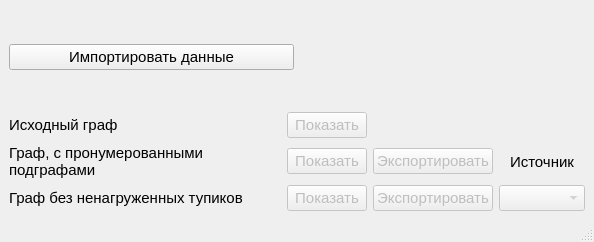
<?xml version="1.0" encoding="UTF-8"?>
<ui version="4.0">
 <class>MainWindow</class>
 <widget class="QMainWindow" name="MainWindow">
  <property name="geometry">
   <rect>
    <x>0</x>
    <y>0</y>
    <width>594</width>
    <height>242</height>
   </rect>
  </property>
  <property name="windowTitle">
   <string>MainWindow</string>
  </property>
  <widget class="QWidget" name="centralwidget">
   <layout class="QVBoxLayout" name="verticalLayout" stretch="0,1">
    <item>
     <layout class="QHBoxLayout" name="horizontalLayout">
      <item>
       <widget class="QPushButton" name="init_button">
        <property name="font">
         <font>
          <pointsize>11</pointsize>
         </font>
        </property>
        <property name="text">
         <string>Импортировать данные</string>
        </property>
       </widget>
      </item>
      <item>
       <widget class="QLabel" name="label_5">
        <property name="font">
         <font>
          <pointsize>11</pointsize>
         </font>
        </property>
        <property name="text">
         <string/>
        </property>
       </widget>
      </item>
     </layout>
    </item>
    <item>
     <layout class="QGridLayout" name="gridLayout" columnstretch="1,0,0,0">
      <item row="0" column="0">
       <widget class="QLabel" name="label">
        <property name="font">
         <font>
          <pointsize>11</pointsize>
         </font>
        </property>
        <property name="text">
         <string>Исходный граф</string>
        </property>
       </widget>
      </item>
      <item row="0" column="1">
       <widget class="QPushButton" name="button_source">
        <property name="enabled">
         <bool>false</bool>
        </property>
        <property name="font">
         <font>
          <pointsize>11</pointsize>
         </font>
        </property>
        <property name="text">
         <string>Показать</string>
        </property>
       </widget>
      </item>
      <item row="1" column="0">
       <widget class="QLabel" name="label_2">
        <property name="font">
         <font>
          <pointsize>11</pointsize>
         </font>
        </property>
        <property name="text">
         <string>Граф, с пронумерованными подграфами</string>
        </property>
        <property name="wordWrap">
         <bool>true</bool>
        </property>
       </widget>
      </item>
      <item row="1" column="1">
       <widget class="QPushButton" name="button_connect">
        <property name="enabled">
         <bool>false</bool>
        </property>
        <property name="font">
         <font>
          <pointsize>11</pointsize>
         </font>
        </property>
        <property name="text">
         <string>Показать</string>
        </property>
       </widget>
      </item>
      <item row="1" column="2">
       <widget class="QPushButton" name="excel_button_2">
        <property name="enabled">
         <bool>false</bool>
        </property>
        <property name="font">
         <font>
          <pointsize>11</pointsize>
         </font>
        </property>
        <property name="text">
         <string>Экспортировать</string>
        </property>
       </widget>
      </item>
      <item row="2" column="0">
       <widget class="QLabel" name="label_3">
        <property name="font">
         <font>
          <pointsize>11</pointsize>
         </font>
        </property>
        <property name="text">
         <string>Граф без ненагруженных тупиков</string>
        </property>
        <property name="wordWrap">
         <bool>true</bool>
        </property>
       </widget>
      </item>
      <item row="2" column="1">
       <widget class="QPushButton" name="button_weight">
        <property name="enabled">
         <bool>false</bool>
        </property>
        <property name="font">
         <font>
          <pointsize>11</pointsize>
         </font>
        </property>
        <property name="text">
         <string>Показать</string>
        </property>
       </widget>
      </item>
      <item row="2" column="2">
       <widget class="QPushButton" name="excel_button_3">
        <property name="enabled">
         <bool>false</bool>
        </property>
        <property name="font">
         <font>
          <pointsize>11</pointsize>
         </font>
        </property>
        <property name="text">
         <string>Экспортировать</string>
        </property>
       </widget>
      </item>
      <item row="2" column="3">
       <widget class="QComboBox" name="source_box">
        <property name="enabled">
         <bool>false</bool>
        </property>
        <property name="font">
         <font>
          <pointsize>11</pointsize>
         </font>
        </property>
       </widget>
      </item>
      <item row="1" column="3">
       <widget class="QLabel" name="label_4">
        <property name="font">
         <font>
          <pointsize>11</pointsize>
         </font>
        </property>
        <property name="layoutDirection">
         <enum>Qt::LeftToRight</enum>
        </property>
        <property name="text">
         <string>Источник</string>
        </property>
        <property name="alignment">
         <set>Qt::AlignCenter</set>
        </property>
       </widget>
      </item>
     </layout>
    </item>
   </layout>
  </widget>
  <widget class="QMenuBar" name="menubar">
   <property name="geometry">
    <rect>
     <x>0</x>
     <y>0</y>
     <width>594</width>
     <height>26</height>
    </rect>
   </property>
  </widget>
  <widget class="QStatusBar" name="statusbar"/>
 </widget>
 <resources/>
 <connections/>
</ui>
